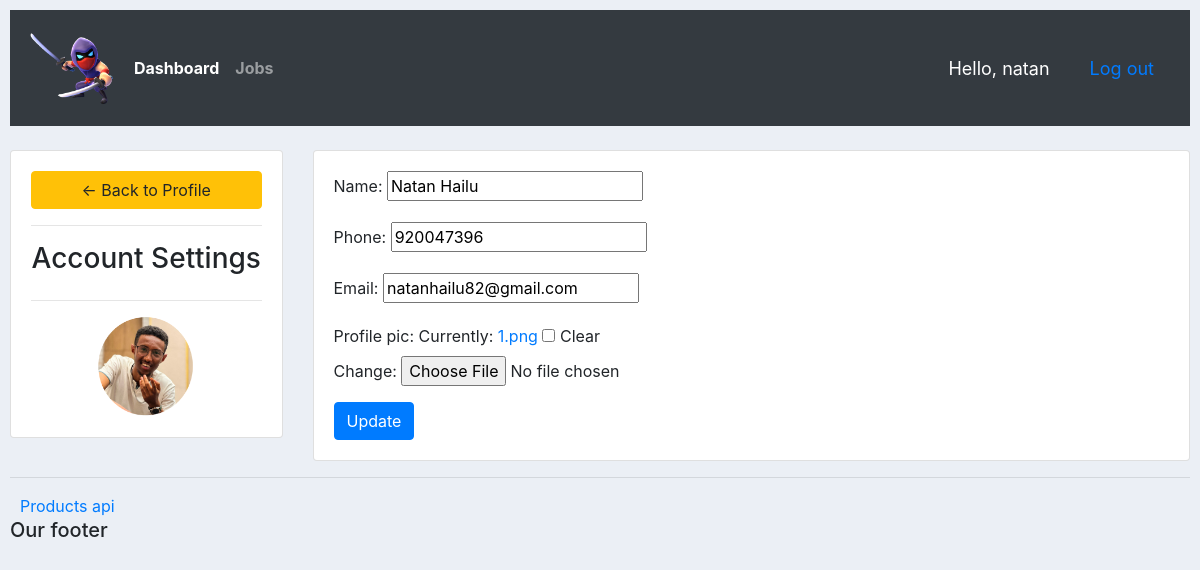
Page /settings/ (signed in) on the committed database.
### accounts/models.py (models this page shows, shortened)
class Customer(models.Model):
    user = models.OneToOneField(User,null=True,blank=True,on_delete=models.CASCADE)
    name = models.CharField(max_length=200,null=True)
    phone = models.IntegerField(null=True)
    email = models.EmailField(max_length=200,null=True)
    date = models.DateTimeField(auto_now_add=True,null=True)
    profile_pic = models.ImageField(default="profile.png",null=True,blank=True)

### accounts/decorators.py (the view)
        def wrapperr_func(request, *args,**kwargs):
            group = None
            if request.user.groups.exists():
                group = request.user.groups.all()[0].name
            if group in allowed_roles:
                return view_func(request, *args,**kwargs)
            else:
                return HttpResponse("You are not authorized!")

### accounts/forms.py
class CustomerForm(ModelForm):
    class Meta:
        model = Customer
        fields = '__all__'
        exclude = ['user']

### accounts/views.py (called while the page is built)
@login_required(login_url='login')
@allowed_user(allowed_roles=['Customer','admins'])
def profile_settings(request):
    customer = request.user.customer
    form = CustomerForm(instance=customer)
    if request.method == "POST":
        form = CustomerForm(request.POST, request.FILES, instance=customer)
        if form.is_valid():
            form.save()
    context = {'form':form}
    return render(request,'account/profilesetting.html',context)

### accounts/templates/account/profilesetting.html (shortened to what this page needs)
{% extends 'account/main.html' %}
{% block content %}
<br>
<div class="row">
    <div class="col-md-3">
        <div class="card card-body">
            <a href="{%url 'home'}" class="btn btn-warning">&#8592; Back to Profile</a>
            <hr>
            <h3 style="text-align: center;">Account Settings</h3>
            <hr>
            <img class="profile-pic" src="{{request.user.customer.profile_pic.url}}" alt="" srcset="">
        </div>
    </div>
        <div class="col-md-9">
            <div class="card card-body">
                <form action="" method="post" enctype="multipart/form-data">
                    {{form.as_p}}
                    <input type="submit" value="Update" class="btn btn-primary" name="Update Information">
                </form>
            </div>
        </div>
</div>
{% endblock %}

### accounts/templates/components/navbar.html (shortened to what this page needs)
{% load static %}
<nav class="navbar navbar-expand-lg navbar-dark bg-dark">
    <img src="{% static 'images/logo.png'%}" alt="Rexapp">
    <div class="collapse navbar-collapse" id="navbarNavAltMarkup">
      <div class="navbar-nav">
        <a class="nav-item nav-link active" href="{%url 'home'%}"><b>Dashboard</b></a>
        <a class="nav-item nav-link" href="{%url 'job'%}"><b>Jobs</b></a>
      </div>
    </div>
    <span style="color: white; font-size: 18px; margin-right: 20px;"><a style="color: white; font-size: 18px; margin-right: 20px;" href="{% url 'profilepage'%}">Hello, {{request.user}}</a> </span>
    <span><a style=" font-size: 18px; margin-right: 20px;" href="{% url 'logout' %}">Log out</a></span>
  </nav>

### static/css/main.css (style rules this page uses)
body { background-color: #ebeff5; }
img { width: 100px; height: 100px; }

### accounts/templates/account/profilesetting.html (style rules this page uses)
.profile-pic { max-width: 200px; max-height: 200px; margin: 0 auto; border-radius: 50%; }

### rows in the picture
Customer: name "Natan Hailu", phone "920047396", email "natanhailu82@gmail.com"

### other values in the picture
{{ request.user }} "natan"
